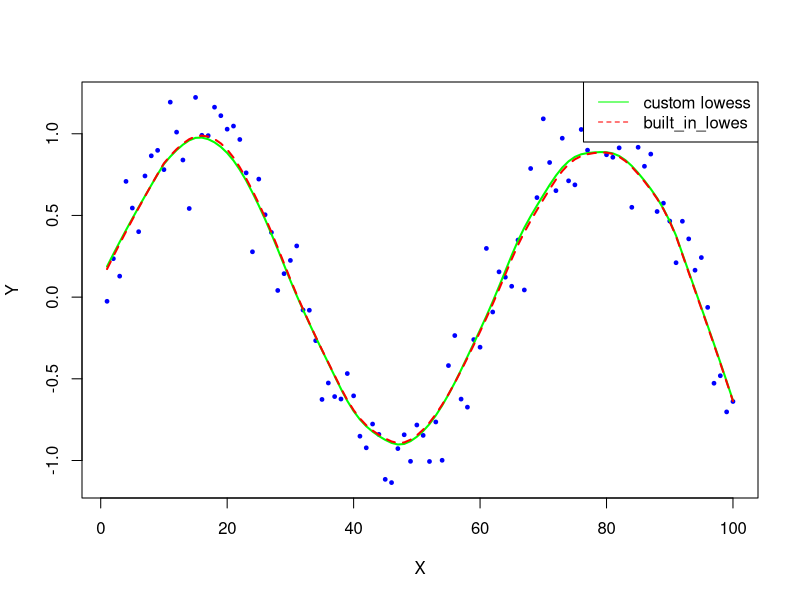
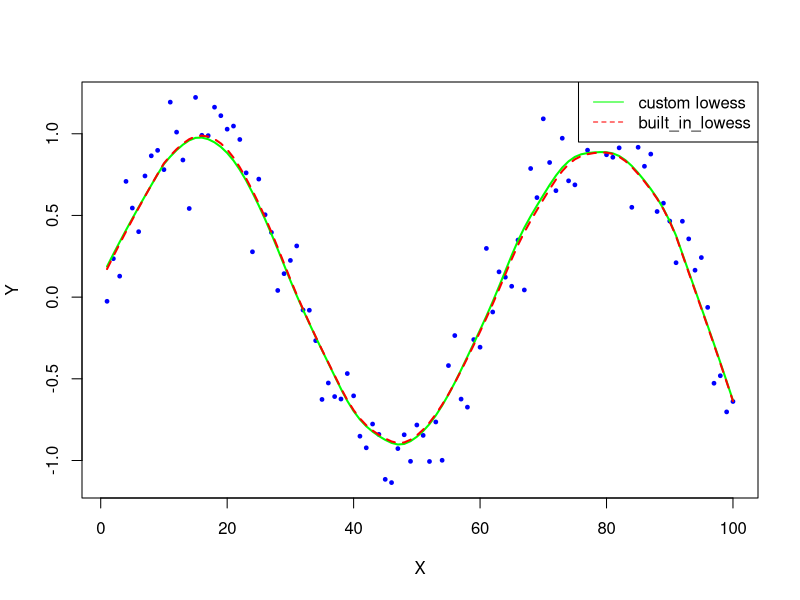

The R source for these figures, in order:
## ---- chunk 1
set.seed(1)

x <- 1:100 # The x values of the simulation

n <- length(x) # The total number of values in x

y <- sin(x/10) + rnorm(n,mean = 0 , sd = 0.2)#The y values of the simulation
## ---- chunk 2

#My own lowess funtion
custom_lowess <- function(x, y, f) {
  smoothed_yvalues <- as.numeric(n)#calculate the smoothed values
  f <- 0.2  # Smoothing parameter
  
  k <- ceiling(f * n) #for the weight formula
  
  #Iteration step from 1 to n
  for (i in 1:n) {
    dist_i <- abs(x - x[i])# Calculate the distances
    
    closest_neighbors <- order(dist_i)[1:k]# Formula to compute weights
    
    d_max <- max(dist_i[closest_neighbors])
    
    weights_formula <- (1 - (dist_i[closest_neighbors] / d_max)^3)^3
    
    X <- cbind(1, x[closest_neighbors])# Create a matrix for regression
    
    w <- diag(weights_formula)  # To a make a diagonal matrix of weights
    
    #to_useinbeta <- solve(t(X) %*% w %*% X)#To calculate bet coefficient
    
    #beta <- to_useinbeta %*% t(X) %*% w %*% y[neighbors]
    beta <- solve(t(X) %*% w %*% X) %*%                                               t(X) %*% w %*% y[closest_neighbors]
    
    smoothed_yvalues[i] <- sum(beta * c(1, x[i]))# The smoothed value 
  }
  return(smoothed_yvalues)
}
## ---- chunk 3
y_hat_values <- lowess(x,y,f = 0.2)$y#using the built in lowess

y_hat_values_2 <- custom_lowess(x, y, f) # using the custom lowess


# Plot both smoothed curves
plot(x, y, xlab = "X", ylab = "Y", pch = 19, col = "blue", cex = 0.5)
lines(x, y_hat_values_2, col = "green", lwd = 2) 
lines(x, y_hat_values, col = "red", lwd = 2, lty = 2)  
legend("topright" ,legend = c("custom lowess", "built_in_lowes"), col = c("green", "red" ), lty = c(1,2) )


## ---- chunk 4
# My own lowess function
custom_lowess <- function(x, y, f) {
  n <- length(x)  # Number of data points
  smoothed_yvalues <- numeric(n)  # Initialize smoothed values
  
  k <- ceiling(f * n)  # Number of closest neighbors based on span f
  
  # Iteration step from 1 to n
  for (i in 1:n) {
    dist_i <- abs(x - x[i])  # Calculate the distances between xi and all xj
    
    # Get the indices of the k closest neighbors
    closest_neighbors <- order(dist_i)[1:k]
    
    # Calculate d_max, the distance to the farthest neighbor among the k neighbors
    d_max <- max(dist_i[closest_neighbors])
    
    # Compute the weights using the tricube kernel
    weights_formula <- (1 - (dist_i[closest_neighbors] / d_max)^3)^3
    
    # Create the design matrix X for weighted regression (adding intercept column)
    X <- cbind(1, x[closest_neighbors])
    
    # Create the weight matrix W (diagonal matrix of weights)
    W <- diag(weights_formula)
    
    # Perform weighted least squares to calculate regression coefficients
    beta <- solve(t(X) %*% W %*% X) %*% t(X) %*% W %*% y[closest_neighbors]
    
    # The smoothed value for xi is the predicted value
    smoothed_yvalues[i] <- sum(beta * c(1, x[i]))  # Predicted value at xi
  }
  
  return(smoothed_yvalues)
}

# Example usage
set.seed(1)
x <- 1:100
n <- length(x)
y <- sin(x / 10) + rnorm(n, mean = 0, sd = 0.2)

# Using built-in lowess
y_hat_values <- lowess(x, y, f = 0.2)$y

# Using custom lowess
y_hat_values_2 <- custom_lowess(x, y, f = 0.2)

# Plot both smoothed curves
plot(x, y, xlab = "X", ylab = "Y", pch = 19, col = "blue", cex = 0.5)
lines(x, y_hat_values_2, col = "green", lwd = 2)  # Custom LOWESS curve
lines(x, y_hat_values, col = "red", lwd = 2, lty = 2)  # Built-in LOWESS curve

# Add a legend
legend("topright", legend = c("custom lowess", "built_in_lowess"), 
       col = c("green", "red"), lty = c(1, 2))

